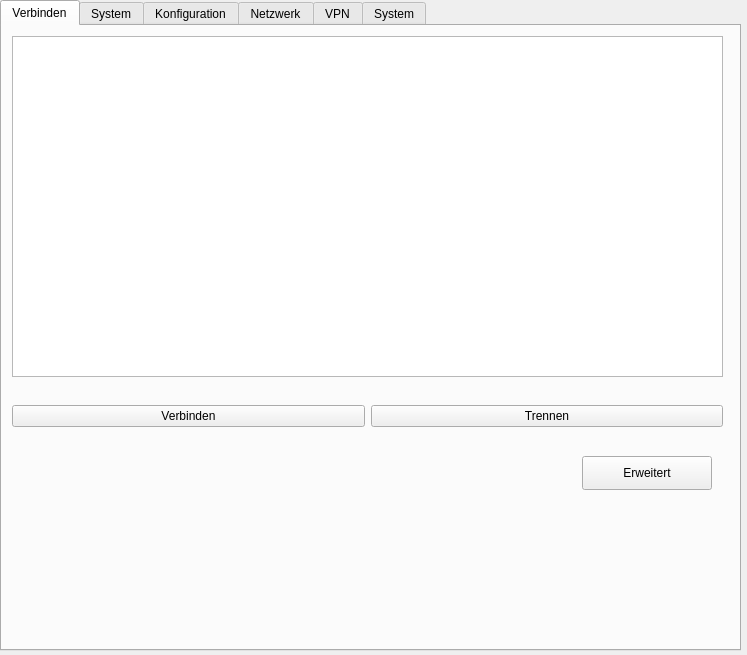
<?xml version="1.0" encoding="UTF-8"?>
<ui version="4.0">
 <class>MainWindow</class>
 <widget class="QMainWindow" name="MainWindow">
  <property name="geometry">
   <rect>
    <x>0</x>
    <y>0</y>
    <width>747</width>
    <height>655</height>
   </rect>
  </property>
  <property name="windowTitle">
   <string>MainWindow</string>
  </property>
  <widget class="QWidget" name="centralwidget">
   <widget class="QTabWidget" name="thinClientTab">
    <property name="geometry">
     <rect>
      <x>0</x>
      <y>0</y>
      <width>741</width>
      <height>651</height>
     </rect>
    </property>
    <property name="currentIndex">
     <number>0</number>
    </property>
    <widget class="QWidget" name="tab">
     <attribute name="title">
      <string>Verbinden</string>
     </attribute>
     <widget class="QListWidget" name="connectList">
      <property name="geometry">
       <rect>
        <x>10</x>
        <y>10</y>
        <width>711</width>
        <height>341</height>
       </rect>
      </property>
      <property name="font">
       <font>
        <pointsize>12</pointsize>
       </font>
      </property>
     </widget>
     <widget class="QWidget" name="horizontalLayoutWidget_3">
      <property name="geometry">
       <rect>
        <x>10</x>
        <y>360</y>
        <width>711</width>
        <height>61</height>
       </rect>
      </property>
      <layout class="QHBoxLayout" name="horizontalLayout_3">
       <item>
        <widget class="QPushButton" name="connectButton">
         <property name="text">
          <string>Verbinden</string>
         </property>
        </widget>
       </item>
       <item>
        <widget class="QPushButton" name="connectButtonCancel">
         <property name="text">
          <string>Trennen</string>
         </property>
        </widget>
       </item>
      </layout>
     </widget>
     <widget class="QPushButton" name="connectButtonExtended">
      <property name="geometry">
       <rect>
        <x>580</x>
        <y>430</y>
        <width>130</width>
        <height>34</height>
       </rect>
      </property>
      <property name="text">
       <string>Erweitert</string>
      </property>
     </widget>
    </widget>
    <widget class="QWidget" name="tab_2">
     <attribute name="title">
      <string>System</string>
     </attribute>
     <widget class="QWidget" name="verticalLayoutWidget_3">
      <property name="geometry">
       <rect>
        <x>10</x>
        <y>10</y>
        <width>521</width>
        <height>361</height>
       </rect>
      </property>
      <layout class="QVBoxLayout" name="verticalLayout_3">
       <item>
        <widget class="QPushButton" name="systemButtonReboot">
         <property name="text">
          <string>Neu starten</string>
         </property>
        </widget>
       </item>
       <item>
        <widget class="QPushButton" name="systemButtonShutdown">
         <property name="text">
          <string>Herunterfahren</string>
         </property>
        </widget>
       </item>
       <item>
        <widget class="QPushButton" name="vpnButtonConnect">
         <property name="text">
          <string>VPN Verbinden</string>
         </property>
        </widget>
       </item>
       <item>
        <widget class="QPushButton" name="vpnButtonCancel">
         <property name="text">
          <string>VPN Verbindung beenden</string>
         </property>
        </widget>
       </item>
       <item>
        <widget class="QPushButton" name="vpnButtonCondition">
         <property name="text">
          <string>VPN Status</string>
         </property>
         <property name="icon">
          <iconset>
           <normaloff>xtc/bin/disconnect.png</normaloff>xtc/bin/disconnect.png</iconset>
         </property>
        </widget>
       </item>
      </layout>
     </widget>
     <widget class="QWidget" name="horizontalLayoutWidget_2">
      <property name="geometry">
       <rect>
        <x>10</x>
        <y>380</y>
        <width>521</width>
        <height>141</height>
       </rect>
      </property>
      <layout class="QHBoxLayout" name="horizontalLayout_2">
       <item>
        <widget class="QLabel" name="systemLabelInfoImage">
         <property name="text">
          <string/>
         </property>
         <property name="alignment">
          <set>Qt::AlignCenter</set>
         </property>
        </widget>
       </item>
       <item>
        <widget class="QLabel" name="systemLabelInfo">
         <property name="text">
          <string>&lt;html&gt;&lt;head/&gt;&lt;body&gt;&lt;p align=&quot;center&quot;&gt;&lt;span style=&quot; font-size:16pt; color:#00aa00;&quot;&gt;xtc 1.7.1&lt;/span&gt;&lt;/p&gt;&lt;p align=&quot;center&quot;&gt;&lt;span style=&quot; font-size:12pt; color:#00aa00;&quot;&gt;Copyright 2019 by Volker Matheis&lt;/span&gt;&lt;/p&gt;&lt;p align=&quot;center&quot;&gt;&lt;span style=&quot; font-size:12pt; color:#00aa00;&quot;&gt;vmfree.org&lt;/span&gt;&lt;/p&gt;&lt;p align=&quot;center&quot;&gt;&lt;span style=&quot; font-size:12pt; color:#00aa00;&quot;&gt;GNU General Public License version 2&lt;/span&gt;&lt;/p&gt;&lt;/body&gt;&lt;/html&gt;</string>
         </property>
        </widget>
       </item>
      </layout>
     </widget>
    </widget>
    <widget class="QWidget" name="tab_3">
     <attribute name="title">
      <string>Konfiguration</string>
     </attribute>
     <widget class="QListWidget" name="configList">
      <property name="geometry">
       <rect>
        <x>10</x>
        <y>10</y>
        <width>711</width>
        <height>341</height>
       </rect>
      </property>
      <property name="font">
       <font>
        <pointsize>12</pointsize>
       </font>
      </property>
     </widget>
     <widget class="QWidget" name="horizontalLayoutWidget">
      <property name="geometry">
       <rect>
        <x>10</x>
        <y>360</y>
        <width>711</width>
        <height>80</height>
       </rect>
      </property>
      <layout class="QHBoxLayout" name="horizontalLayout">
       <item>
        <widget class="QPushButton" name="configButtonEdit">
         <property name="text">
          <string>Verbindung Ändern</string>
         </property>
        </widget>
       </item>
       <item>
        <widget class="QPushButton" name="configButtonDelete">
         <property name="text">
          <string>Verbindung Löschen</string>
         </property>
        </widget>
       </item>
      </layout>
     </widget>
     <widget class="QWidget" name="horizontalLayoutWidget_4">
      <property name="geometry">
       <rect>
        <x>10</x>
        <y>440</y>
        <width>711</width>
        <height>51</height>
       </rect>
      </property>
      <layout class="QHBoxLayout" name="horizontalLayout_4">
       <item>
        <widget class="QPushButton" name="configButtonNew">
         <property name="text">
          <string>Neue Verbindung</string>
         </property>
        </widget>
       </item>
       <item>
        <widget class="QComboBox" name="configInputConnectionType"/>
       </item>
      </layout>
     </widget>
    </widget>
    <widget class="QWidget" name="tab_4">
     <attribute name="title">
      <string>Netzwerk</string>
     </attribute>
     <widget class="QWidget" name="horizontalLayoutWidget_5">
      <property name="geometry">
       <rect>
        <x>10</x>
        <y>10</y>
        <width>541</width>
        <height>41</height>
       </rect>
      </property>
      <layout class="QHBoxLayout" name="horizontalLayout_5">
       <item>
        <widget class="QLabel" name="networkLabelInterface">
         <property name="text">
          <string>Netzwerkschnittstelle</string>
         </property>
        </widget>
       </item>
       <item>
        <widget class="QComboBox" name="networkInputInterface"/>
       </item>
      </layout>
     </widget>
     <widget class="QWidget" name="verticalLayoutWidget_2">
      <property name="geometry">
       <rect>
        <x>10</x>
        <y>60</y>
        <width>541</width>
        <height>54</height>
       </rect>
      </property>
      <layout class="QVBoxLayout" name="verticalLayout_2">
       <item>
        <widget class="QRadioButton" name="networkInputDHCP">
         <property name="text">
          <string>DH&amp;CP</string>
         </property>
        </widget>
       </item>
       <item>
        <widget class="QRadioButton" name="networkInputStaticIP">
         <property name="text">
          <string>s&amp;tatische IP-Adresse</string>
         </property>
        </widget>
       </item>
      </layout>
     </widget>
     <widget class="QWidget" name="formLayoutWidget">
      <property name="geometry">
       <rect>
        <x>10</x>
        <y>120</y>
        <width>541</width>
        <height>251</height>
       </rect>
      </property>
      <layout class="QFormLayout" name="formLayout">
       <item row="0" column="0">
        <widget class="QLabel" name="networkLabelAddress">
         <property name="text">
          <string>Netzwerkadresse</string>
         </property>
        </widget>
       </item>
       <item row="0" column="1">
        <widget class="QLineEdit" name="networkInputAddress"/>
       </item>
       <item row="1" column="0">
        <widget class="QLabel" name="networkLabelSubnetmask">
         <property name="text">
          <string>Netzwerkmaske</string>
         </property>
        </widget>
       </item>
       <item row="1" column="1">
        <widget class="QLineEdit" name="networkInputSubnetmask"/>
       </item>
       <item row="2" column="0">
        <widget class="QLabel" name="networkLabelGateway">
         <property name="text">
          <string>Gateway</string>
         </property>
        </widget>
       </item>
       <item row="2" column="1">
        <widget class="QLineEdit" name="networkInputGateway"/>
       </item>
       <item row="4" column="0">
        <widget class="QLabel" name="networkLabelDNS">
         <property name="text">
          <string>DNS</string>
         </property>
        </widget>
       </item>
       <item row="4" column="1">
        <widget class="QLineEdit" name="networkInputDNS"/>
       </item>
       <item row="5" column="0">
        <widget class="QLabel" name="networkLabelWlanSSID">
         <property name="text">
          <string>Funknetz Name</string>
         </property>
        </widget>
       </item>
       <item row="5" column="1">
        <widget class="QLineEdit" name="networkInputWlanSSID"/>
       </item>
       <item row="6" column="0">
        <widget class="QLabel" name="networkLabelWlanPassword">
         <property name="text">
          <string>Funknetz Passwort</string>
         </property>
        </widget>
       </item>
       <item row="6" column="1">
        <widget class="QLineEdit" name="networkInputWlanPassword"/>
       </item>
      </layout>
     </widget>
     <widget class="QPushButton" name="networkButtonTransfer">
      <property name="geometry">
       <rect>
        <x>390</x>
        <y>390</y>
        <width>161</width>
        <height>34</height>
       </rect>
      </property>
      <property name="sizePolicy">
       <sizepolicy hsizetype="Fixed" vsizetype="Fixed">
        <horstretch>0</horstretch>
        <verstretch>0</verstretch>
       </sizepolicy>
      </property>
      <property name="text">
       <string>Übernehmen</string>
      </property>
     </widget>
    </widget>
    <widget class="QWidget" name="tab_5">
     <attribute name="title">
      <string>VPN</string>
     </attribute>
     <widget class="QLabel" name="vpnLabelovpn">
      <property name="geometry">
       <rect>
        <x>20</x>
        <y>20</y>
        <width>111</width>
        <height>20</height>
       </rect>
      </property>
      <property name="text">
       <string>OVPN</string>
      </property>
      <property name="alignment">
       <set>Qt::AlignRight|Qt::AlignTrailing|Qt::AlignVCenter</set>
      </property>
     </widget>
     <widget class="QLineEdit" name="vpnInputovpn">
      <property name="geometry">
       <rect>
        <x>160</x>
        <y>10</y>
        <width>421</width>
        <height>33</height>
       </rect>
      </property>
      <property name="readOnly">
       <bool>true</bool>
      </property>
     </widget>
     <widget class="QPushButton" name="vpnButtonFile">
      <property name="geometry">
       <rect>
        <x>590</x>
        <y>10</y>
        <width>90</width>
        <height>35</height>
       </rect>
      </property>
      <property name="text">
       <string>...</string>
      </property>
     </widget>
     <widget class="QLabel" name="vpnLabelParameter">
      <property name="geometry">
       <rect>
        <x>10</x>
        <y>70</y>
        <width>141</width>
        <height>20</height>
       </rect>
      </property>
      <property name="text">
       <string>Parameter</string>
      </property>
      <property name="alignment">
       <set>Qt::AlignRight|Qt::AlignTrailing|Qt::AlignVCenter</set>
      </property>
     </widget>
     <widget class="QLineEdit" name="vpnInputParameter">
      <property name="geometry">
       <rect>
        <x>160</x>
        <y>60</y>
        <width>421</width>
        <height>33</height>
       </rect>
      </property>
     </widget>
     <widget class="QCheckBox" name="vpnInputSystemLogin">
      <property name="geometry">
       <rect>
        <x>20</x>
        <y>110</y>
        <width>181</width>
        <height>23</height>
       </rect>
      </property>
      <property name="layoutDirection">
       <enum>Qt::RightToLeft</enum>
      </property>
      <property name="text">
       <string>Eigenes Login</string>
      </property>
     </widget>
     <widget class="QCheckBox" name="vpnInputAutostart">
      <property name="geometry">
       <rect>
        <x>20</x>
        <y>140</y>
        <width>181</width>
        <height>23</height>
       </rect>
      </property>
      <property name="layoutDirection">
       <enum>Qt::RightToLeft</enum>
      </property>
      <property name="text">
       <string>Automatisch  verbinden</string>
      </property>
     </widget>
     <widget class="QPushButton" name="vpnButtonFiles">
      <property name="geometry">
       <rect>
        <x>160</x>
        <y>180</y>
        <width>191</width>
        <height>35</height>
       </rect>
      </property>
      <property name="text">
       <string>Weitere Dateien</string>
      </property>
     </widget>
     <widget class="QPushButton" name="vpnButtonTransfer">
      <property name="geometry">
       <rect>
        <x>500</x>
        <y>350</y>
        <width>171</width>
        <height>35</height>
       </rect>
      </property>
      <property name="text">
       <string>Übernehmen</string>
      </property>
     </widget>
    </widget>
    <widget class="QWidget" name="tab_6">
     <attribute name="title">
      <string>System</string>
     </attribute>
     <widget class="QWidget" name="formLayoutWidget_2">
      <property name="geometry">
       <rect>
        <x>10</x>
        <y>10</y>
        <width>511</width>
        <height>41</height>
       </rect>
      </property>
      <layout class="QFormLayout" name="formLayout_2">
       <item row="0" column="0" colspan="2">
        <widget class="QPushButton" name="systemButtonTerminal">
         <property name="text">
          <string>Terminal</string>
         </property>
        </widget>
       </item>
      </layout>
     </widget>
     <widget class="QWidget" name="formLayoutWidget_3">
      <property name="geometry">
       <rect>
        <x>10</x>
        <y>60</y>
        <width>511</width>
        <height>201</height>
       </rect>
      </property>
      <layout class="QFormLayout" name="formLayout_3">
       <item row="0" column="0">
        <widget class="QCheckBox" name="systemInputStartAdmin">
         <property name="layoutDirection">
          <enum>Qt::RightToLeft</enum>
         </property>
         <property name="text">
          <string>Als Administrator starten</string>
         </property>
        </widget>
       </item>
       <item row="2" column="0">
        <widget class="QLabel" name="systemLabelPassword">
         <property name="text">
          <string>Passwort</string>
         </property>
        </widget>
       </item>
       <item row="2" column="1">
        <widget class="QLineEdit" name="systemInputPassword">
         <property name="inputMethodHints">
          <set>Qt::ImhHiddenText|Qt::ImhNoAutoUppercase|Qt::ImhNoPredictiveText|Qt::ImhSensitiveData</set>
         </property>
         <property name="echoMode">
          <enum>QLineEdit::Password</enum>
         </property>
        </widget>
       </item>
       <item row="4" column="0">
        <widget class="QLabel" name="systemLabelLanguage">
         <property name="text">
          <string>Sprache</string>
         </property>
        </widget>
       </item>
       <item row="4" column="1">
        <widget class="QComboBox" name="systemInputLanguage"/>
       </item>
       <item row="5" column="0">
        <widget class="QLabel" name="systemLabelKeyboardLayout">
         <property name="text">
          <string>Tastaturlayout</string>
         </property>
        </widget>
       </item>
       <item row="5" column="1">
        <widget class="QComboBox" name="systemInputKeyboardLayout"/>
       </item>
       <item row="3" column="1">
        <widget class="QLineEdit" name="systemInputPasswordRepeat">
         <property name="inputMethodHints">
          <set>Qt::ImhHiddenText|Qt::ImhNoAutoUppercase|Qt::ImhNoPredictiveText|Qt::ImhSensitiveData</set>
         </property>
         <property name="echoMode">
          <enum>QLineEdit::Password</enum>
         </property>
        </widget>
       </item>
       <item row="3" column="0">
        <widget class="QLabel" name="systemLabelPasswordRepeat">
         <property name="text">
          <string>Passwort wiederholen</string>
         </property>
        </widget>
       </item>
      </layout>
     </widget>
     <widget class="QWidget" name="formLayoutWidget_4">
      <property name="geometry">
       <rect>
        <x>10</x>
        <y>270</y>
        <width>511</width>
        <height>151</height>
       </rect>
      </property>
      <layout class="QFormLayout" name="formLayout_4">
       <item row="0" column="0">
        <widget class="QCheckBox" name="systemInputRemoteVNC">
         <property name="layoutDirection">
          <enum>Qt::RightToLeft</enum>
         </property>
         <property name="text">
          <string>Verbindung mit VNC erlauben</string>
         </property>
        </widget>
       </item>
       <item row="2" column="0">
        <widget class="QLabel" name="systemLabelRemotePasswordRepeat">
         <property name="text">
          <string>Passwort wiederholen</string>
         </property>
        </widget>
       </item>
       <item row="1" column="0">
        <widget class="QLabel" name="systemLabelRemotePassword">
         <property name="text">
          <string>Passwort für VNC Zugang</string>
         </property>
        </widget>
       </item>
       <item row="1" column="1">
        <widget class="QLineEdit" name="systemInputRemotePassword">
         <property name="inputMethodHints">
          <set>Qt::ImhHiddenText|Qt::ImhNoAutoUppercase|Qt::ImhNoPredictiveText|Qt::ImhSensitiveData</set>
         </property>
         <property name="echoMode">
          <enum>QLineEdit::Password</enum>
         </property>
        </widget>
       </item>
       <item row="2" column="1">
        <widget class="QLineEdit" name="systemInputRemotePasswordRepeat">
         <property name="inputMethodHints">
          <set>Qt::ImhHiddenText|Qt::ImhNoAutoUppercase|Qt::ImhNoPredictiveText|Qt::ImhSensitiveData</set>
         </property>
         <property name="echoMode">
          <enum>QLineEdit::Password</enum>
         </property>
        </widget>
       </item>
       <item row="3" column="0">
        <widget class="QCheckBox" name="systemInputSSH">
         <property name="layoutDirection">
          <enum>Qt::RightToLeft</enum>
         </property>
         <property name="text">
          <string>Zugang mit ssh erlauben</string>
         </property>
        </widget>
       </item>
      </layout>
     </widget>
     <widget class="QWidget" name="horizontalLayoutWidget_6">
      <property name="geometry">
       <rect>
        <x>10</x>
        <y>430</y>
        <width>511</width>
        <height>41</height>
       </rect>
      </property>
      <layout class="QHBoxLayout" name="horizontalLayout_6">
       <item>
        <widget class="QCheckBox" name="systemInputMonitorStandby">
         <property name="layoutDirection">
          <enum>Qt::RightToLeft</enum>
         </property>
         <property name="text">
          <string>Monitor Standby</string>
         </property>
        </widget>
       </item>
       <item>
        <widget class="QCheckBox" name="systemInputScreensaver">
         <property name="layoutDirection">
          <enum>Qt::RightToLeft</enum>
         </property>
         <property name="text">
          <string>Bildschirmschoner</string>
         </property>
        </widget>
       </item>
       <item>
        <widget class="QLabel" name="systemLabelResolution">
         <property name="text">
          <string>Auflösung</string>
         </property>
        </widget>
       </item>
       <item>
        <widget class="QLineEdit" name="systemInputResolution"/>
       </item>
      </layout>
     </widget>
     <widget class="QWidget" name="formLayoutWidget_6">
      <property name="geometry">
       <rect>
        <x>10</x>
        <y>480</y>
        <width>511</width>
        <height>31</height>
       </rect>
      </property>
      <layout class="QFormLayout" name="formLayout_6">
       <item row="0" column="0" colspan="2">
        <widget class="QCheckBox" name="systemInputUSBAutomount">
         <property name="sizePolicy">
          <sizepolicy hsizetype="Maximum" vsizetype="Preferred">
           <horstretch>0</horstretch>
           <verstretch>0</verstretch>
          </sizepolicy>
         </property>
         <property name="layoutDirection">
          <enum>Qt::RightToLeft</enum>
         </property>
         <property name="text">
          <string>USB automatisch verbinden</string>
         </property>
        </widget>
       </item>
      </layout>
     </widget>
     <widget class="QWidget" name="formLayoutWidget_5">
      <property name="geometry">
       <rect>
        <x>10</x>
        <y>510</y>
        <width>511</width>
        <height>61</height>
       </rect>
      </property>
      <layout class="QFormLayout" name="formLayout_5">
       <item row="0" column="0">
        <widget class="QCheckBox" name="systemInputOneninedesign">
         <property name="layoutDirection">
          <enum>Qt::RightToLeft</enum>
         </property>
         <property name="text">
          <string>Oneninedesign Ein-/Ausschalter aktivieren</string>
         </property>
        </widget>
       </item>
       <item row="1" column="0">
        <widget class="QCheckBox" name="systemInputArgon1">
         <property name="layoutDirection">
          <enum>Qt::RightToLeft</enum>
         </property>
         <property name="text">
          <string>Argon1 Ein-/Ausschalter aktivieren</string>
         </property>
        </widget>
       </item>
      </layout>
     </widget>
     <widget class="QPushButton" name="systemButtonAssume">
      <property name="geometry">
       <rect>
        <x>370</x>
        <y>570</y>
        <width>151</width>
        <height>34</height>
       </rect>
      </property>
      <property name="sizePolicy">
       <sizepolicy hsizetype="Minimum" vsizetype="Fixed">
        <horstretch>0</horstretch>
        <verstretch>0</verstretch>
       </sizepolicy>
      </property>
      <property name="text">
       <string>Übernehmen</string>
      </property>
     </widget>
    </widget>
   </widget>
  </widget>
 </widget>
 <resources/>
 <connections/>
</ui>
